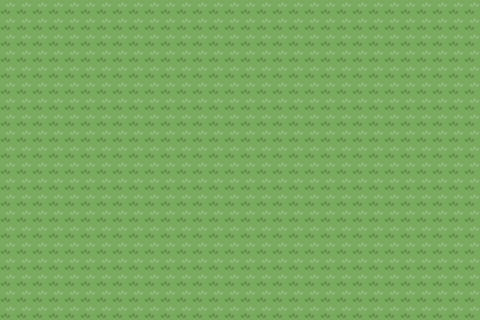

A level layout from a 2D game, rendered from its tile map. Below: a short description, then the map file with its tile-grid data intact:
An orthogonal 30x20 tile map with 16x16 px tiles, 1 tile layer (Calque de Tuiles 1).

<map version="1.10" tiledversion="1.11.2" orientation="orthogonal" renderorder="right-down" width="30" height="20" tilewidth="16" tileheight="16" infinite="0" nextlayerid="2" nextobjectid="1">
 <tileset firstgid="1" source="tileset/tileset_16pix.tsx" />
 <layer id="1" name="Calque de Tuiles 1" width="30" height="20">
  <data encoding="csv">
1,1,1,1,1,1,1,1,1,1,1,1,1,1,1,1,1,1,1,1,1,1,1,1,1,1,1,1,1,1,
1,1,1,1,1,1,1,1,1,1,1,1,1,1,1,1,1,1,1,1,1,1,1,1,1,1,1,1,1,1,
1,1,1,1,1,1,1,1,1,1,1,1,1,1,1,1,1,1,1,1,1,1,1,1,1,1,1,1,1,1,
1,1,1,1,1,1,1,1,1,1,1,1,1,1,1,1,1,1,1,1,1,1,1,1,1,1,1,1,1,1,
1,1,1,1,1,1,1,1,1,1,1,1,1,1,1,1,1,1,1,1,1,1,1,1,1,1,1,1,1,1,
1,1,1,1,1,1,1,1,1,1,1,1,1,1,1,1,1,1,1,1,1,1,1,1,1,1,1,1,1,1,
1,1,1,1,1,1,1,1,1,1,1,1,1,1,1,1,1,1,1,1,1,1,1,1,1,1,1,1,1,1,
1,1,1,1,1,1,1,1,1,1,1,1,1,1,1,1,1,1,1,1,1,1,1,1,1,1,1,1,1,1,
1,1,1,1,1,1,1,1,1,1,1,1,1,1,1,1,1,1,1,1,1,1,1,1,1,1,1,1,1,1,
1,1,1,1,1,1,1,1,1,1,1,1,1,1,1,1,1,1,1,1,1,1,1,1,1,1,1,1,1,1,
1,1,1,1,1,1,1,1,1,1,1,1,1,1,1,1,1,1,1,1,1,1,1,1,1,1,1,1,1,1,
1,1,1,1,1,1,1,1,1,1,1,1,1,1,1,1,1,1,1,1,1,1,1,1,1,1,1,1,1,1,
1,1,1,1,1,1,1,1,1,1,1,1,1,1,1,1,1,1,1,1,1,1,1,1,1,1,1,1,1,1,
1,1,1,1,1,1,1,1,1,1,1,1,1,1,1,1,1,1,1,1,1,1,1,1,1,1,1,1,1,1,
1,1,1,1,1,1,1,1,1,1,1,1,1,1,1,1,1,1,1,1,1,1,1,1,1,1,1,1,1,1,
1,1,1,1,1,1,1,1,1,1,1,1,1,1,1,1,1,1,1,1,1,1,1,1,1,1,1,1,1,1,
1,1,1,1,1,1,1,1,1,1,1,1,1,1,1,1,1,1,1,1,1,1,1,1,1,1,1,1,1,1,
1,1,1,1,1,1,1,1,1,1,1,1,1,1,1,1,1,1,1,1,1,1,1,1,1,1,1,1,1,1,
1,1,1,1,1,1,1,1,1,1,1,1,1,1,1,1,1,1,1,1,1,1,1,1,1,1,1,1,1,1,
1,1,1,1,1,1,1,1,1,1,1,1,1,1,1,1,1,1,1,1,1,1,1,1,1,1,1,1,1,1
</data>
 </layer>
</map>
